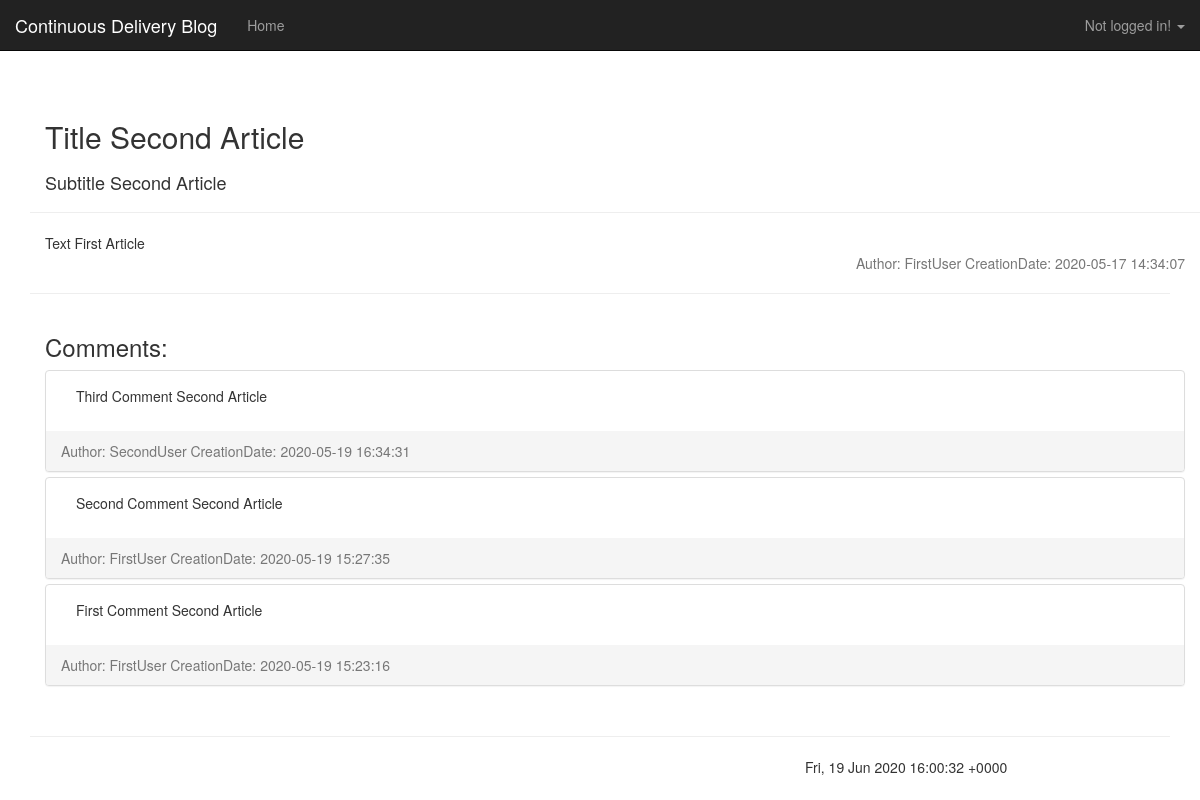
/index.php?view=article&id=2, run on an earlier commit of the app's database.
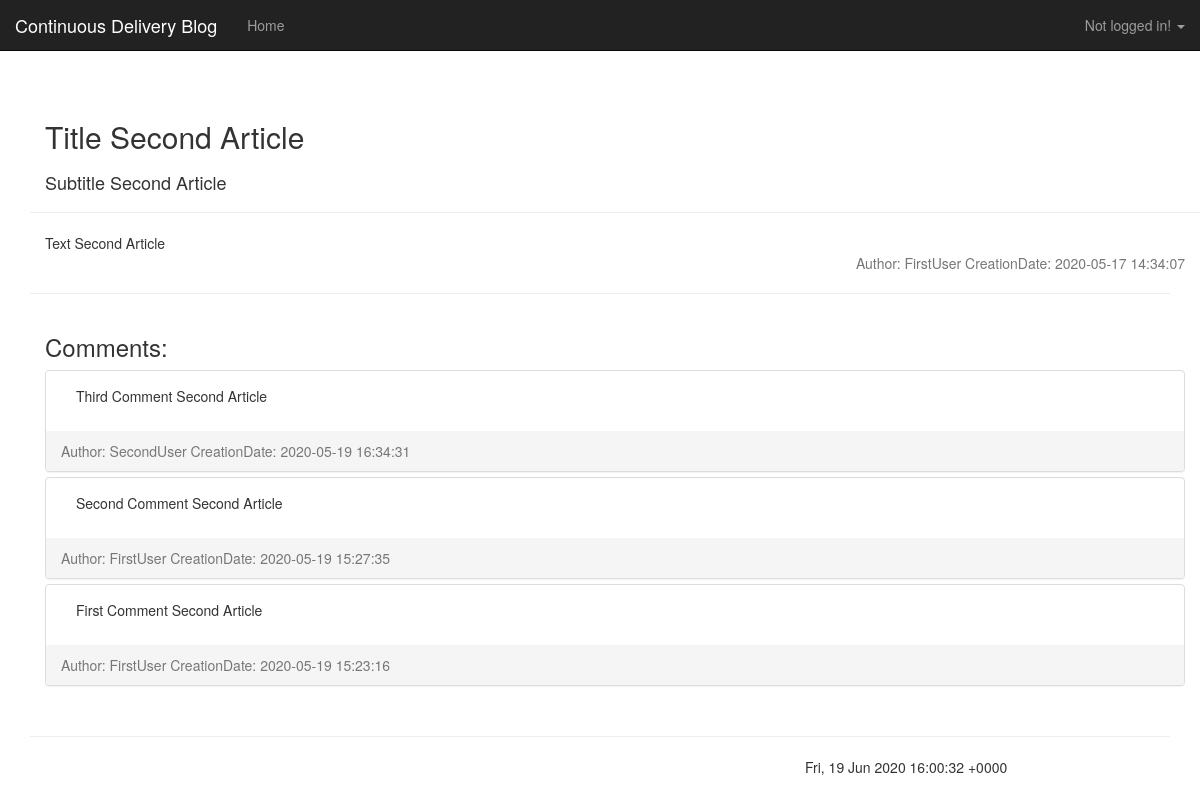
And on a later commit of the database.
### tables this page shows
CREATE TABLE `article` (
  `id` int(11) NOT NULL,
  `category` int(11) NOT NULL,
  `title` varchar(255) NOT NULL,
  `subtitle` varchar(255) NOT NULL,
  `text` text NOT NULL,
  `author` int(11) NOT NULL,
  `active` bit(1) NOT NULL DEFAULT b'1',
  `creationDate` timestamp NOT NULL DEFAULT CURRENT_TIMESTAMP
);

### index.php (called while the page is built, shortened)
<?php
require_once('inc/bootstrap.php');
$default_view = 'list';
$view = $default_view;
if (
	isset($_REQUEST['view']) &&
	file_exists(__DIR__ . '/views/' . $_REQUEST['view'] . '.php')
) {
	$view = $_REQUEST['view'];
}
require_once ('views/' . $view . '.php');

### lib/Data/DataManager_mysql.php (called while the page is built, shortened)
<?php
class DataManager implements \IDataManager {
    private static $__connection;
    private static function getConnection() {
        if (!isset(self::$__connection)) {
            self::$__connection = new \PDO(getenv('DB_CONFSTRING'), getenv('DB_UNAME'), getenv('DB_PASSWD'));
        }
        return self::$__connection;
    }
    private static function query($connection, $query, $parameters = array()) {
        $connection->setAttribute(\PDO::ATTR_ERRMODE, \PDO::ERRMODE_EXCEPTION);
        try {
            $statement = $connection->prepare($query);
            $i = 1;
            foreach ($parameters AS $param) {
                if (is_int($param)) {
                    $statement->bindValue($i, $param, \PDO::PARAM_INT);
                }
                $i++;
            }
            $result = $statement->execute();
        }
        catch (\Exception $e) {
            die('Database Error' . implode(' | ', $statement->errorInfo()));
        }
        return $statement;
    }
    private static function fetchObject($cursor) {
        return $cursor->fetchObject();
    }
    private static function close($cursor) {
        return $cursor->closeCursor();
    }
    private static function closeConnection($connection) {
        self::$__connection = null;
    }
    public static function getArticleById(int $articleId) {
        $con = self::getConnection();
        $article = false;
        $res = self::query($con,"SELECT id, category, title, subtitle, text, author, creationDate FROM article WHERE id = ? AND active = 1", [$articleId]);
        if($a = self::fetchObject($res)) {
            $article = new Article($a->id, $a->category, $a->title, $a->subtitle, $a->text, $a->creationDate, $a->author);
        }
        return $article;
    }
    public static function getUserById(int $userId) {
        $con = self::getConnection();
        $user = false;
        $res = self::query($con, "SELECT id, userName, passHash FROM users WHERE id = ?", [$userId]);
        if ($u = self::fetchObject($res)) {
            $user = new User($u->id, $u->userName, $u->passHash);
        }
        return $user;
    }
}

### inc/bootstrap.php (called while the page is built, shortened)
<?php
spl_autoload_register(function($class) {
   $filename = __DIR__."/../lib/".str_replace("\\",DIRECTORY_SEPARATOR, $class).".php";
});
require_once (__DIR__."/../lib/Data/DataManager_mysql.php");

### lib/Blog/Article.php (called while the page is built, shortened)
<?php
class Article extends Entity {
	private $title;
    private $subtitle;
    private $text;
    private $creationDate;
	public function __construct(int $id, int $categoryId, string $title, string $subtitle, string $text, string $creationDate, string $author)  {
		$this->title = $title;
		$this->subtitle = $subtitle;
		$this->text = $text;
		$this->creationDate = $creationDate;
	}
	public function getTitle() : string {
		return $this->title;
	}
    public function getSubtitle() : string {
	    return $this->subtitle;
    }
    public function getText(): string {
        return $this->text;
    }
    public function getCreationDate(): string {
        return $this->creationDate;
    }
}

### lib/Blog/User.php (called while the page is built, shortened)
<?php
class User extends Entity
{
    private $userName;
    public function __construct(int $id, string $userName, string $passwordHash)
    {
        $this->userName=$userName;
    }
    public function getUserName() : string {
        return $this->userName;
    }
}

### views/article.php (the view, shortened to what the changed rows need)
<?php
require_once('inc/bootstrap.php');
require_once('partials/header.php');
$article = DataManager::getArticleById((int)$_REQUEST['id']);
$author = DataManager::getUserById($article->getAuthor());
?>
    <div class="page-header container">
        <div class="row">
            <h2 class="col-sm-12"><?php echo $article->getTitle() ?></h2>
        </div>
        <div class="row">
            <h4 class="col-sm-8"><?php echo $article->getSubtitle() ?></h4>
        </div>
    </div>
    <div class="container">
        <div class="text-left">
            <?php echo nl2br($article->getText()) ?>
        </div>
        <div class="text-right text-muted">
            Author: <?php echo $author->getUserName() ?>
            CreationDate: <?php echo $article->getCreationDate() ?>
        </div>
    </div>
<?php
require_once('partials/footer.php');

What changed in the data, as far as the page shows it:
changed article "Title Second Article": text "Text First Article" → "Text Second Article"
